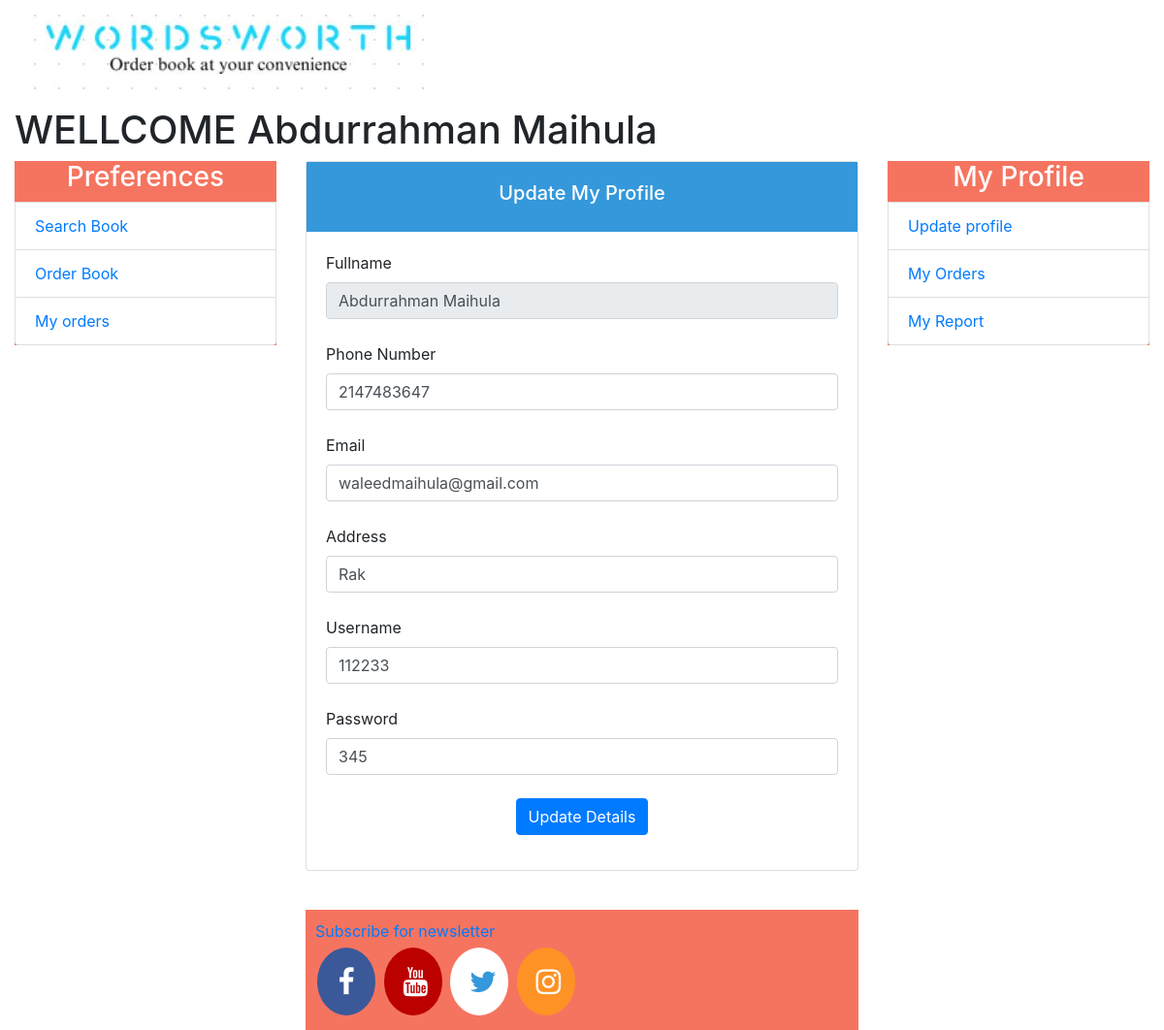
/AdminWW/php/userupdate.php (signed in), run on the app's committed database.
### tables this page shows
CREATE TABLE `users` (
  `id` int(11) NOT NULL,
  `name` varchar(255) NOT NULL,
  `address` varchar(255) NOT NULL,
  `gender` varchar(255) NOT NULL,
  `phone_number` int(11) NOT NULL,
  `email` varchar(255) NOT NULL,
  `username` varchar(255) NOT NULL,
  `password` varchar(255) NOT NULL
);

### AdminWW/php/userupdate.php (the view, shortened to what this page needs)
 <?php
				    require('userlogin_process.php');
				    $var1 = $_SESSION['name'];
				    $sql = "SELECT * FROM users WHERE name = '$var1'";
				    $result = mysqli_query($conn, $sql);
				    if(mysqli_num_rows($result) > 0){
				       while ($row=mysqli_fetch_array($result)) {
				       $name =  $row['name'];
				       $phone = $row['phone_number'];
				       $email = $row['email'];
				       $address = $row['address'];
				       $uname = $row['username'];
				       $password =   $row['password'];
				       }
				   }else{
      echo "<script>alert('The record cant be found')</script>";
      echo "<script>window.open('doctor_details.php', '_self')</script>";
    }
                    ?>
<!DOCTYPE html>
<html>
<head>
	<link rel="stylesheet" href="https://stackpath.bootstrapcdn.com/bootstrap/4.3.1/css/bootstrap.min.css">
	<link rel="stylesheet" type="text/css" href="style.css">
</head>
<body>
	<div class="col-md-3">
	<div class="container">
					<a class="navbar-brand logo_h" href="index.html"><img src="../images/wwd.jpg" alt="" align="left"></a>
					</div>
</div>
		<div class="container-fluid">
                   <?php
                       $var1 = $_SESSION['name'] ;
                    ?>
           <h1>WELLCOME <?php echo $var1 ?> </h1>
<div class="row">
				<div class="col-md-3">
				<div class="list-group">
					<class="list-group-item active" style="background-color: #F57460; color: white; border-color: #06F2F8;"><h3 align="center">Preferences</h3>
                    <a href="Searchfeature.php" class="list-group-item">Search Book</a>
					<a href="orderform.php" class="list-group-item">Order Book</a>
					<a href="" class="list-group-item">My orders</a>
                     </div>
			</div>
		<div class="col-md-6">
			<div class="card">
					<div class="card-body" style="background-color: #3498DB; color: white; text-align: center;";>
				<h5>Update My Profile </h5></div>
				<div class="card-body" >
					<form class="form-group" action="userupdate_process.php" method="POST" enctype="multipart/form-data">
					 <label>Fullname</label>
						<input type="text" name="fullname"  class="form-control" value="<?php echo $name; ?>" readonly><br>
					<label>Phone Number</label>
						<input type="number" name="number"  class="form-control" value="<?php echo $phone; ?>" min=10><br>
					<label>Email</label>
						<input type="email" name="email"  class="form-control" value="<?php echo $email; ?>"><br>
					<label>Address</label>
						<input type="text" name="address"  class="form-control" value="<?php echo $address; ?>"><br>
					<label>Username</label>
						<input type="text" name="username"  class="form-control" value="<?php echo $uname; ?>"><br>
					<label>Password</label>
						<input type="text" name="password"  class="form-control" value="<?php echo $password; ?>"><br>
						<center> <input type="submit" name="update" value="Update Details" class="btn btn-primary"></center>
					</form>
				</div>
			</div><p><br><p><p>
			<?php include("footer.php");?>
<div class="col-md-3">
				<div class="list-group">
					<class="list-group-item active" style="background-color: #F57460; color: white; border-color: #06F2F8;"><h3 align="center">My Profile</h3>
                    <a href="staffupdate.php" class="list-group-item">Update profile</a>
					<a href="" class="list-group-item">My Orders</a>
					<a href="" class="list-group-item">My Report</a>
                     </div>
			</div>
</body>
</html>

### data on the page
users: fullname "Abdurrahman Maihula", number "2147483647", email "waleedmaihula@gmail.com", address "Rak", username "112233", password "345"

### other printed values
$var1 "Abdurrahman Maihula"
